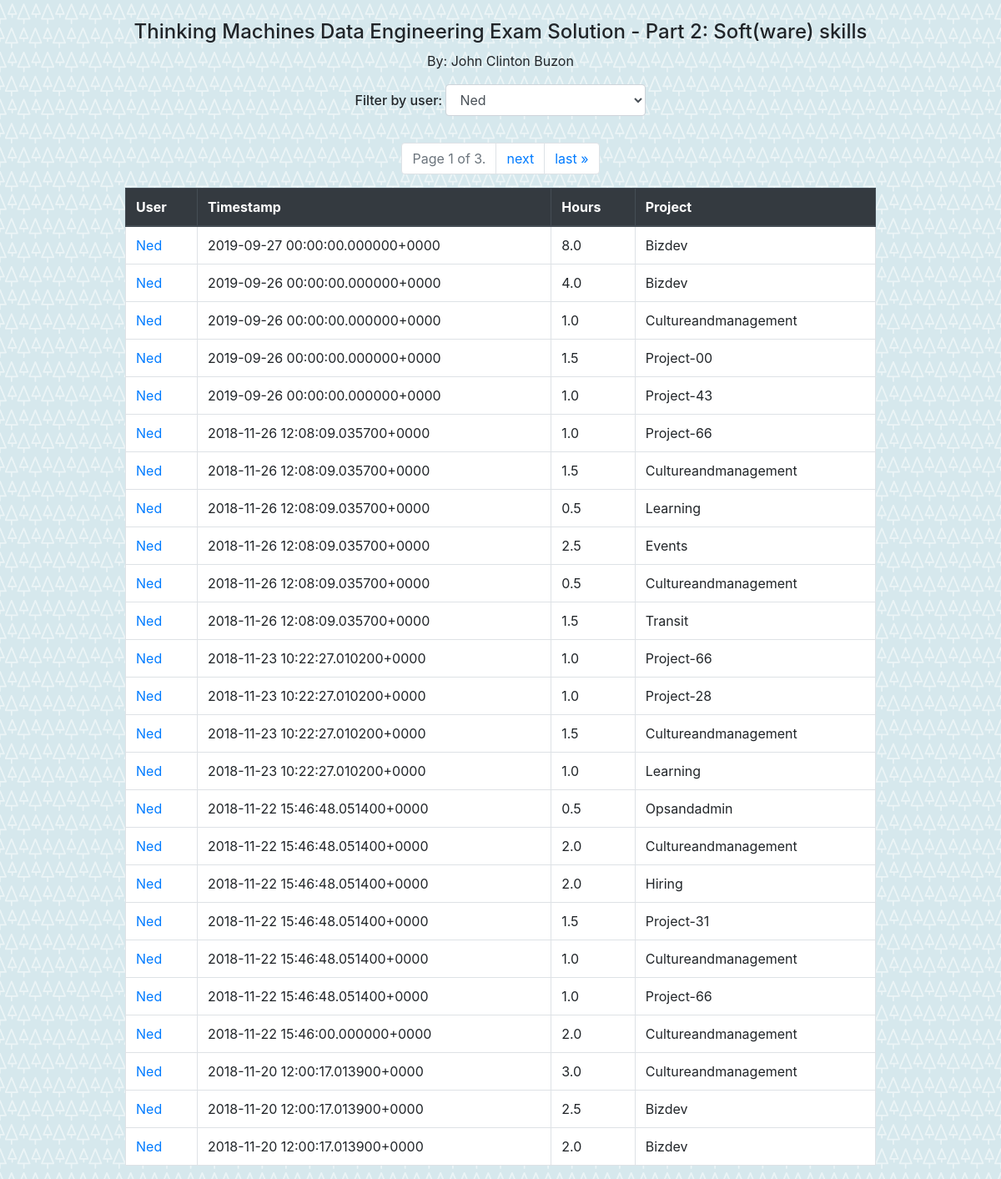
Screenshot of /viewcheckins/ned/ with the database file from the repository.
### viewcheckins/models.py (models this page shows)
class Dailycheckins(models.Model):
    id = models.IntegerField(primary_key=True, blank=True, null=False)  # AutoField?
    user = models.TextField(blank=True, null=True)
    original_timestamp = models.TextField(blank=True, null=True)
    hours = models.TextField(blank=True, null=True)
    project = models.TextField(blank=True, null=True)
    cleaned_timestamp = models.TextField(blank=True, null=True)  # This field type is a guess.
    class Meta:
        managed = False
        db_table = 'dailycheckins'

### viewcheckins/views.py (the view)
# urls.py: path('<str:user>/', views.filter_by_user, name='filter_by_user'),
def filter_by_user(request, user):
	user_list = Dailycheckins.objects.order_by('user').values('user').distinct()
	output = Dailycheckins.objects.filter(user=user)
	paginator = Paginator(output, 25) # Show 25 contacts per page
	page = request.GET.get('page')
	output = paginator.get_page(page)
	template = loader.get_template('viewcheckins/index.html')
	context = {
		'output': output,
		'user_list': user_list,
		'current_user' : user,
	}
	return HttpResponse(template.render(context, request))

### viewcheckins/templates/viewcheckins/index.html (shortened to what this page needs)
{% load static %}
<link rel="stylesheet" href="https://stackpath.bootstrapcdn.com/bootstrap/4.3.1/css/bootstrap.min.css">
<h4 align="center">Thinking Machines Data Engineering Exam Solution - Part 2: Soft(ware) skills</h4>
<p align="center">By: John Clinton Buzon</p>
{% if user_list %}
<h6 align="center">Filter by user: <select class="form-control" onchange="if (this.value) window.location.href=this.value" align="center">
{% for user in user_list %}
    <option value="/viewcheckins/{{ user.user }}" {% if current_user == user.user %} selected {% endif %}>{{ user.user|title }}</option>
{% endfor %}
</select></h6>
{% endif %}
{% if output %}
<nav aria-label="Page navigation example">
  <ul class="pagination justify-content-center">
    <li class="page-item disabled">
      <a class="page-link" href="#" tabindex="-1">Page {{ output.number }} of {{ output.paginator.num_pages }}.</a>
    </li>
    {% if output.has_next %}
    <li class="page-item"><a class="page-link" href="?page={{ output.next_page_number }}">next</a></li>
    <li class="page-item"><a class="page-link" href="?page={{ output.paginator.num_pages }}">last &raquo;</a></li>
    {% endif %}
  </ul>
</nav>
    <table class="table table-hover table-bordered" align="center">
    	<thead class="thead-dark">
    		<th >User</th>
    		<th>Timestamp</th>
    		<th>Hours</th>
    		<th>Project</th>
    	</thead>
    {% for checkin in output %}
    	<tr>
	        <td><a href="/viewcheckins/{{ checkin.user }}/">{{ checkin.user|title }}</a></td>
	        <td>{{ checkin.cleaned_timestamp }}</a></td>
	        <td>{{ checkin.hours }}</a></td>
	        <td>{{ checkin.project|title }}</a></td>
    	</tr>
    {% endfor %}
{% else %}
    <p>Data could not be loaded.</p>
{% endif %}

### rows the page displays
Dailycheckins: user "Ned", cleaned_timestamp "2019-09-27 00:00:00.000000+0000", hours "8.0", project "Bizdev"
Dailycheckins: user "Ned", cleaned_timestamp "2019-09-26 00:00:00.000000+0000", hours "4.0", project "Bizdev"
Dailycheckins: user "Ned", cleaned_timestamp "2019-09-26 00:00:00.000000+0000", hours "1.0", project "Cultureandmanagement"
Dailycheckins: user "Ned", cleaned_timestamp "2019-09-26 00:00:00.000000+0000", hours "1.5", project "Project-00"
Dailycheckins: user "Ned", cleaned_timestamp "2019-09-26 00:00:00.000000+0000", hours "1.0", project "Project-43"
Dailycheckins: user "Ned", cleaned_timestamp "2018-11-26 12:08:09.035700+0000", hours "1.0", project "Project-66"
Dailycheckins: user "Ned", cleaned_timestamp "2018-11-26 12:08:09.035700+0000", hours "1.5", project "Cultureandmanagement"
Dailycheckins: user "Ned", cleaned_timestamp "2018-11-26 12:08:09.035700+0000", hours "0.5", project "Learning"
Dailycheckins: user "Ned", cleaned_timestamp "2018-11-26 12:08:09.035700+0000", hours "2.5", project "Events"
Dailycheckins: user "Ned", cleaned_timestamp "2018-11-26 12:08:09.035700+0000", hours "0.5", project "Cultureandmanagement"
Dailycheckins: user "Ned", cleaned_timestamp "2018-11-26 12:08:09.035700+0000", hours "1.5", project "Transit"
Dailycheckins: user "Ned", cleaned_timestamp "2018-11-23 10:22:27.010200+0000", hours "1.0", project "Project-66"
Dailycheckins: user "Ned", cleaned_timestamp "2018-11-23 10:22:27.010200+0000", hours "1.0", project "Project-28"
Dailycheckins: user "Ned", cleaned_timestamp "2018-11-23 10:22:27.010200+0000", hours "1.5", project "Cultureandmanagement"
Dailycheckins: user "Ned", cleaned_timestamp "2018-11-23 10:22:27.010200+0000", hours "1.0", project "Learning"
Dailycheckins: user "Ned", cleaned_timestamp "2018-11-22 15:46:48.051400+0000", hours "0.5", project "Opsandadmin"
Dailycheckins: user "Ned", cleaned_timestamp "2018-11-22 15:46:48.051400+0000", hours "2.0", project "Cultureandmanagement"
Dailycheckins: user "Ned", cleaned_timestamp "2018-11-22 15:46:48.051400+0000", hours "2.0", project "Hiring"
Dailycheckins: user "Ned", cleaned_timestamp "2018-11-22 15:46:48.051400+0000", hours "1.5", project "Project-31"
Dailycheckins: user "Ned", cleaned_timestamp "2018-11-22 15:46:48.051400+0000", hours "1.0", project "Cultureandmanagement"
Dailycheckins: user "Ned", cleaned_timestamp "2018-11-22 15:46:48.051400+0000", hours "1.0", project "Project-66"
Dailycheckins: user "Ned", cleaned_timestamp "2018-11-22 15:46:00.000000+0000", hours "2.0", project "Cultureandmanagement"
Dailycheckins: user "Ned", cleaned_timestamp "2018-11-20 12:00:17.013900+0000", hours "3.0", project "Cultureandmanagement"
Dailycheckins: user "Ned", cleaned_timestamp "2018-11-20 12:00:17.013900+0000", hours "2.5", project "Bizdev"
Dailycheckins: user "Ned", cleaned_timestamp "2018-11-20 12:00:17.013900+0000", hours "2.0", project "Bizdev"

### other values shown
{{ output.number }} "1"
{{ output.paginator.num_pages }} "3"
form field value "Ned"
